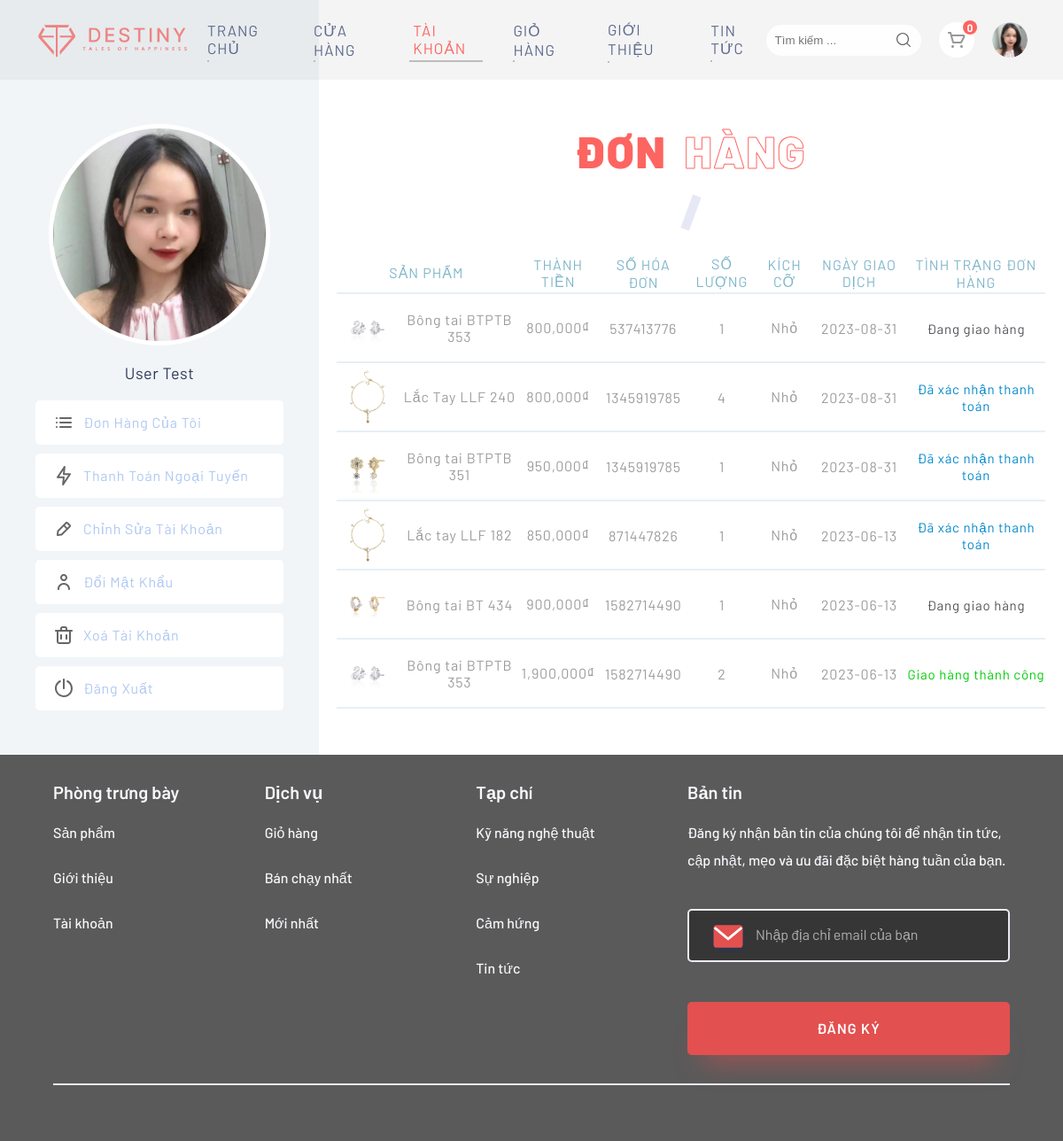
The app's page /customer/my_account.php?my_orders (signed in) with its own data.
### tables this page shows
CREATE TABLE `customers` (
  `customer_id` int(10) NOT NULL,
  `customer_name` varchar(255) NOT NULL,
  `customer_email` varchar(255) NOT NULL,
  `customer_phone` varchar(255) NOT NULL,
  `customer_address` varchar(255) NOT NULL,
  `customer_password` varchar(255) NOT NULL,
  `customer_image` text NOT NULL,
  `customer_ip` varchar(255) NOT NULL
);

CREATE TABLE `products` (
  `product_id` int(10) NOT NULL,
  `product_category_id` int(10) NOT NULL,
  `category_id` int(10) NOT NULL,
  `date` timestamp NOT NULL DEFAULT current_timestamp() ON UPDATE current_timestamp(),
  `product_title` varchar(255) NOT NULL,
  `product_price` varchar(255) NOT NULL,
  `product_image_1` text NOT NULL,
  `product_image_2` text NOT NULL,
  `product_image_3` text NOT NULL,
  `product_keywords` varchar(255) NOT NULL,
  `product_description` varchar(255) NOT NULL,
  `product_label` text NOT NULL,
  `product_sale` text NOT NULL,
  `product_total` int(11) NOT NULL
);

CREATE TABLE `customer_orders` (
  `order_id` int(10) NOT NULL,
  `customer_id` int(10) NOT NULL,
  `due_amount` int(100) NOT NULL,
  `invoice_no` int(100) NOT NULL,
  `product_id` int(10) NOT NULL,
  `product_size` varchar(255) NOT NULL,
  `product_quantity` int(10) NOT NULL,
  `order_date` date NOT NULL,
  `order_status` varchar(255) NOT NULL
);

### customer/my_orders.php (the view, shortened to what this page needs)
<div class="mainTable">
    <h3 class="section-title"><b>Đơn</b><span>Hàng</span></h3>
    <table>
        <thead>
            <tr>
                <th colspan="2">Sản Phẩm</th>
                <th>Thành tiền</th>
                <th>Số hóa đơn</th>
                <th>Số lượng</th>
                <th>Kích cỡ</th>
                <th>Ngày giao dịch</th>
                <th>Tình trạng đơn hàng</th>
            </tr>
        </thead>
        <tbody>
        <?php
            $session_email = $_SESSION['customer_email'];
            $get_customer = "select * from customers where customer_email='$session_email'";
            $run_customer = mysqli_query($conn, $get_customer);
            $row_customer = mysqli_fetch_array($run_customer);
                $customer_id = $row_customer['customer_id'];
            $get_orders = "select * from customer_orders where customer_id='$customer_id' order by 1 DESC";
            $run_orders = mysqli_query($conn, $get_orders);
            while ($row_orders = mysqli_fetch_array($run_orders)) {
                $due_amount = number_format((float)$row_orders['due_amount']);
                $invoice_no = $row_orders['invoice_no'];
                $product_id = $row_orders['product_id'];
                $product_size = $row_orders['product_size'];
                $product_quantity = $row_orders['product_quantity'];
                $order_date = $row_orders['order_date'];
                $order_status = $row_orders['order_status'];
                $get_products = "select * from products where product_id='$product_id'";
                $run_products = mysqli_query($conn, $get_products);
                while ($row_products = mysqli_fetch_array($run_products)) {
                    $product_title = $row_products['product_title'];
                    $product_image_1 = $row_products['product_image_1'];
        ?>
            <tr>
                <td><img class="table__image" src="../admin/<?php echo $product_image_1; ?>" alt=""></td>
                <td><a class="table__title" href="../details.php?product_id=<?php echo $product_id; ?>" target="_blank"><?php echo $product_title; ?></a></td>
                <td><?php echo $due_amount; ?>₫</td>
                <td><?php echo $invoice_no; ?></td>
                <td><?php echo $product_quantity; ?></td>
                <td><?php echo $product_size; ?></td>
                <td><?php echo $order_date; ?></td>
                <td>
                <?php
                    if($order_status == 'Pending') {
                        echo $order_status = "<span style='color:#FF1D36; font-size: 15px'>Chờ xử lý</span>";
                    } else if ($order_status == 'Delivering') {
                        echo $order_status =  "<span style='color:#545158; font-size: 15px'>Đang giao hàng</span>";
                    }
                    else if ($order_status == 'Delivered') {
                        echo $order_status = "<span style='color:#00CC07; font-size: 15px'>Giao hàng thành công</span>";
                    } else {
                        echo $order_status = "<span style='color:#0088CC; font-size: 15px'>Đã xác nhận thanh toán</span>";
                    }
                ?>
                </td>
            </tr>
        <?php } } ?>
        </tbody>
    </table>
</div>

### customer/my_account.php (shortened to what this page needs)
<?php
    include("../functions/functions.php");
?>
<?php
    if (!isset($_SESSION['customer_email'])) {
        echo "<script>window.open('login.php','self')</script>";
    } else {
?>
<!DOCTYPE html>
<html lang="en">
<head>
    <link rel="stylesheet" href="fonts/rougescript.css">
    <link rel="stylesheet" href="css/my_account.css">
</head>
<body>
    <nav>
        <a href="../index.php" class="mainLogo"> <img src="assets/logo.png" alt=""></a>
        <div class="menu">
            <div class="menulinks">
                <a href="../index.php" class="menuLink">Trang chủ</a>
                <a href="../shop.php" class="menuLink">Cửa hàng</a>
                <a href="my_account.php?my_orders" class="menuLink active">Tài khoản</a>
                <a href="../cart.php" class="menuLink">Giỏ hàng</a>
                <a href="../intro.php" class="menuLink">Giới thiệu</a>
                <a href="../news.php" class="menuLink">Tin tức</a>
            </div>
        </div>
        <div class="iconWrapper">
            <form method="get" action="../result.php">
                <div class="mainNav__input">
                    <input type="search" name="user_query" placeholder="Tìm kiếm ...">
                    <button class="mainNav__btnSearch" type="submit"> <img src="../assets/icon-search.svg" alt=""></button>
                </div>
            </form>
            <a href="../cart.php">
                <div class="shoppingCart">
                    <img src="assets/shopping-cart.svg" alt="">
                    <span class="itemNumber"><?php items(); ?></span>
                </div>
            </a>
            <?php
                if (!isset($_SESSION['customer_email'])) {
                    echo "
                        <a href='customer/login.php'>
                            <div class='profile'>
                                <img src='customer_images/customer_default.png' title='Đăng Nhập' alt=''>
                            </div>
                        </a>
                    ";
                } else {
                    $session_email = $_SESSION['customer_email'];
                    $get_customer = "select * from customers where customer_email='$session_email'";
                    $run_customer = mysqli_query($conn, $get_customer);
                    $row_customer = mysqli_fetch_array($run_customer);
                        $customer_image = $row_customer['customer_image'];
                    if ($customer_image=='') {
                        echo "
                            <a href='my_account.php?my_orders'>
                                <div class='profile'>
                                    <img src='customer_images/customer_default_2.png' title='Xem Hồ Sơ' alt=''>
                                </div>
                            </a>
                        ";
                    } else {
                        echo "
                            <a href='my_account.php?my_orders'>
                                <div class='profile'>
                                    <img src='customer_images/$customer_image' title='Xem Hồ Sơ' alt=''>
                                </div>
                            </a>
                        ";
                    }
                }
            ?>
        </div>
    </nav>
    <div class="wrapper">
        <div class="content">
            <section class="left">
                <div class="leftContent">
                <?php
                    $session_email = $_SESSION['customer_email'];
                    $get_customer = "select * from customers where customer_email='$session_email'";
                    $run_customer = mysqli_query($conn, $get_customer);
                    $row_customer = mysqli_fetch_array($run_customer);
                    $customer_name = $row_customer['customer_name'];
                    $customer_image_origin = $row_customer['customer_image'];
                    if ($customer_image_origin=='') {
                        echo "
                            <div class='avatar'>
                                <img src='customer_images/customer_default_2.png' alt=''>
                            </div>
                        ";
                    } else {
                        echo "
                        <div class='avatar'>
                            <img src='customer_images/$customer_image_origin' alt=''>
                        </div>
                    ";
                    }
                ?>
                    <div class="info__customer">
                        <?php echo $customer_name; ?>
                    </div>
                    <a href="my_account.php?my_orders" class="panel">
                        <img src="assets/icon-don-hang-cua-toi.svg" alt="">
                        <div class="panel__link">Đơn Hàng Của Tôi</div>
                    </a>
                    <a href="my_account.php?pay_offline" class="panel">
                        <img src="assets/icon-thanh-toan.svg" alt="">
                        <div class="panel__link">Thanh Toán Ngoại Tuyến</div>
                    </a>
                    <a href="my_account.php?edit_account" class="panel">
                        <img src="assets/icon-edit.svg" alt="">
                        <div class="panel__link">Chỉnh Sửa Tài Khoản</div>
                    </a>
                    <a href="my_account.php?change_password" class="panel">
                        <img src="assets/icon-doi-mat-khau.svg" alt="">
                        <div class="panel__link">Đổi Mật Khẩu</div>
                    </a>
                    <a href="my_account.php?delete_account" class="panel">
                        <img src="assets/icon-xoa-tai-khoan.svg" alt="">
                        <div class="panel__link">Xoá Tài Khoản</div>
                    </a>
                    <a href="logout.php" class="panel">
                        <img src="assets/icon-dang-xuat.svg" alt="">
                        <div class="panel__link">Đăng Xuất</div>
                    </a>
                </div>
            </section>
            <section class="right">
                <div class="rightContent">
                    <?php
                        if (isset($_GET['my_orders'])) {
                            include("my_orders.php");
                        }
                    ?>
                </div>
            </section>
        </div>
    </div>
    <footer class="footer">
        <div class="footer__top">
            <div class="footer__links">
                <h4 class="footer__title">Phòng trưng bày</h4>
                <a class="footer__link" href="../shop.php">Sản phẩm</a>
                <a class="footer__link" href="../intro.php">Giới thiệu</a>
                <a class="footer__link" href="my_account.php?my_orders">Tài khoản</a>
            </div>
            <div class="footer__links">
                <h4 class="footer__title">Dịch vụ</h4>
                <a class="footer__link" href="../cart.php">Giỏ hàng</a>
                <a class="footer__link" href="../shop.php">Bán chạy nhất</a>
                <a class="footer__link" href="">Mới nhất</a>
            </div>
            <div class="footer__links">
                <h4 class="footer__title">Tạp chí</h4>
                <a class="footer__link" href="">Kỹ năng nghệ thuật</a>
                <a class="footer__link" href="">Sự nghiệp</a>
                <a class="footer__link" href="">Cảm hứng</a>
                <a class="footer__link" href="">Tin tức</a>
            </div>
            <div class="footer__links">
                <h4 class="footer__title">Bản tin</h4>
                <p class="footer__description">Đăng ký nhận bản tin của chúng tôi để nhận tin tức, cập nhật, mẹo và ưu đãi đặc biệt hàng tuần của bạn.</p>
                <div class="footer__input">
                    <img src="../assets/email.svg" alt="">
                    <input type="text" placeholder="Nhập địa chỉ email của bạn">
                </div>
                <a href="../register.php"><button class="btn">Đăng ký</button></a>
            </div>
        </div>
        <hr class="line">
        <div class="footer__bottom">
            <div class="footer__hiperLinks">
                <a class="footer__hiperLink" href="">Chính sách bảo mật</a>
                <span>・</span>
                <a class="footer__hiperLink" href="">Các điều khoản và điều kiện</a>
            </div>
            <div class="footer__hiperLinks">
                <a class="footer__hiperLink" href="">Dribbble</a>
                <span>・</span>
                <a class="footer__hiperLink" href="">Behance</a>
                <span>・</span>
                <a class="footer__hiperLink" href="">Instagram</a>
            </div>
        </div>
    </footer>
</body>
</html>
<?php } ?>

### records on screen
customers: customer_image (picture), customer_name "User Test"
customer_orders: due_amount "800,000", invoice_no "537413776", product_quantity "1", product_size "Nhỏ", order_date "2023-08-31"
products: product_image_1 (picture), product_title "Bông tai BTPTB 353", shows "Đang giao hàng", shows "Giao hàng thành công"
customer_orders: due_amount "800,000", invoice_no "1345919785", product_quantity "4", product_size "Nhỏ", order_date "2023-08-31"
products: product_image_1 (picture), product_title "Lắc Tay LLF 240", shows "Đã xác nhận thanh toán"
customer_orders: due_amount "950,000", invoice_no "1345919785", product_quantity "1", product_size "Nhỏ", order_date "2023-08-31"
products: product_image_1 (picture), product_title "Bông tai BTPTB 351", shows "Đã xác nhận thanh toán"
customer_orders: due_amount "850,000", invoice_no "871447826", product_quantity "1", product_size "Nhỏ", order_date "2023-06-13"
products: product_image_1 (picture), product_title "Lắc tay LLF 182", shows "Đã xác nhận thanh toán"
customer_orders: due_amount "900,000", invoice_no "1582714490", product_quantity "1", product_size "Nhỏ", order_date "2023-06-13"
products: product_image_1 (picture), product_title "Bông tai BT 434", shows "Đang giao hàng"
customer_orders: due_amount "1,900,000", invoice_no "1582714490", product_quantity "2", product_size "Nhỏ", order_date "2023-06-13"

### other values on screen
$count_items "0"
